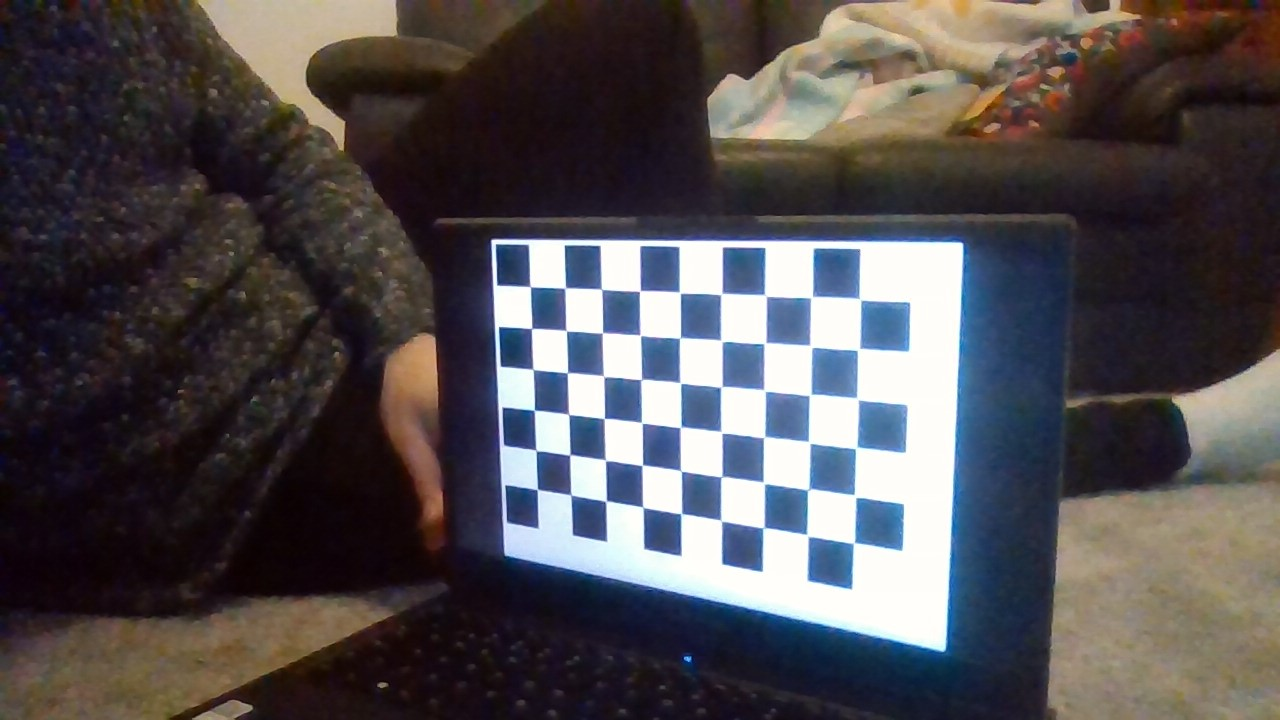
#> input picture proj2/images/checkerboard/WIN_20201210_17_10_25_Pro.jpg, 1280 x 720 px; its folder holds 4 pictures in this run
$ python augmented_posters.py
#> lines starting #> are read from the running program, lines starting #| are printed output that depends on the picture
#!/usr/bin/env python

import numpy as np
import cv2 as cv
import glob
import os


# Defining the dimensions of checkerboard
CHECKERBOARD = (6,9)
criteria = (cv.TERM_CRITERIA_EPS + cv.TERM_CRITERIA_MAX_ITER, 30, 0.001)

# Creating vector to store vectors of 3D points for each checkerboard image
objpoints = []
# Creating vector to store vectors of 2D points for each checkerboard image
imgpoints = []


# Defining the world coordinates for 3D points
objp = np.zeros((1, CHECKERBOARD[0] * CHECKERBOARD[1], 3), np.float32)
objp[0,:,:2] = np.mgrid[0:CHECKERBOARD[0], 0:CHECKERBOARD[1]].T.reshape(-1, 2)
prev_img_shape = None

# Extracting path of individual image stored in a given directory
images = glob.glob('./images/checkerboard/*.jpg')
for fname in images:
    img = cv.imread(fname)
#> img is the input picture: shape (720, 1280, 3); mean B, G, R 80.9, 78.1, 82.3
    gray = cv.cvtColor(img,cv.COLOR_BGR2GRAY)
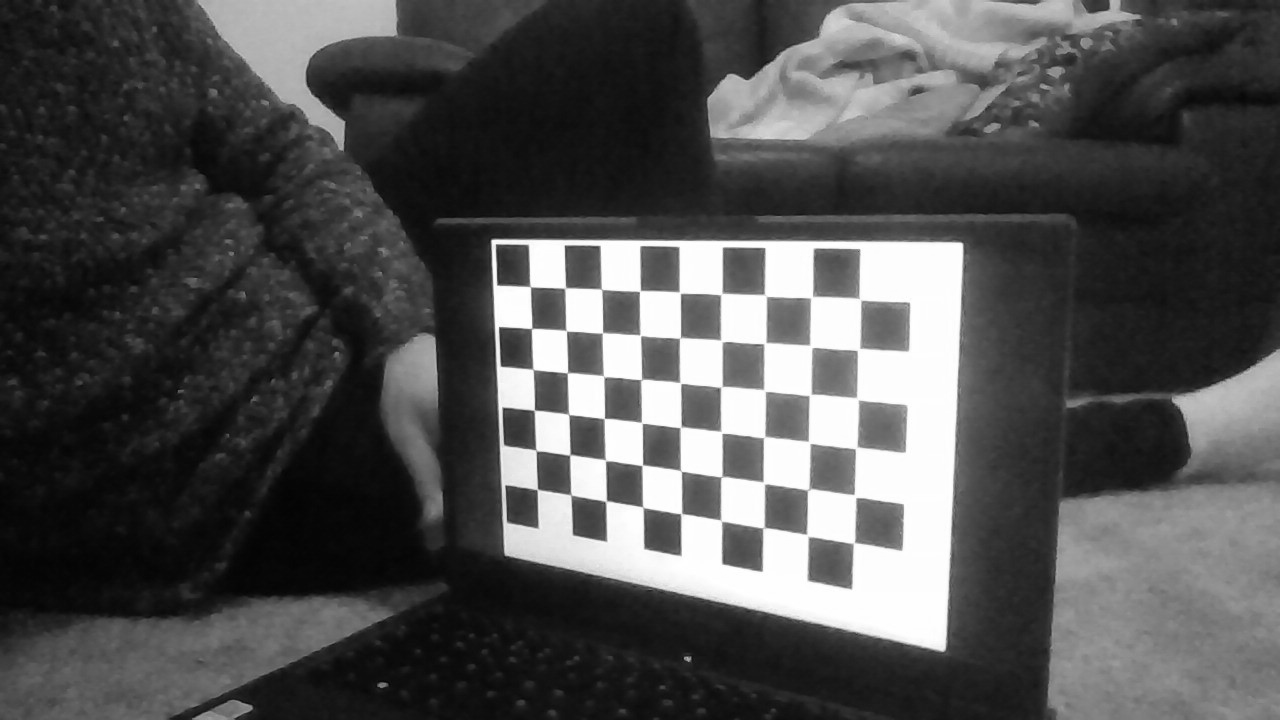
#> gray: shape (720, 1280); min 3, max 255, mean 79.7
    # Find the chess board corners
    # If desired number of corners are found in the image then ret = true
    ret, corners = cv.findChessboardCorners(gray, CHECKERBOARD, cv.CALIB_CB_ADAPTIVE_THRESH + cv.CALIB_CB_FAST_CHECK + cv.CALIB_CB_NORMALIZE_IMAGE)
#> ret = True; corners = 54 rows, first 8: [537.4, 489.3], [536.4, 450.7], [534.2, 410.1], [532.7, 369.2], [531.8, 328.4], [530.4, 286.8], [571.1, 494.9], [569.7, 454.9]

    """
    If desired number of corner are detected,
    we refine the pixel coordinates and display
    them on the images of checker board
    """
    if ret == True:
        objpoints.append(objp)
        # refining pixel coordinates for given 2d points.
        corners2 = cv.cornerSubPix(gray, corners, (11,11),(-1,-1), criteria)
#> corners2 = 54 rows, first 8: [537.3, 489.6], [536, 450.3], [534.3, 410.3], [533, 369.3], [531.5, 328.5], [530.2, 286.6], [570.8, 494.9], [569.9, 454.8]

        imgpoints.append(corners2)

        # Draw and display the corners
        img = cv.drawChessboardCorners(img, CHECKERBOARD, corners2, ret)

        vertices = np.array([
            [corners[0][0][0], corners[0][0][1]],
            [corners[0][0][0], corners[len(corners)-1][0][1]],
            [corners[len(corners)-1][0][0], corners[len(corners)-1][0][1]],
            [corners[len(corners)-1][0][0], corners[0][0][1]]
        ], np.int32)
#> vertices = [[537, 489], [537, 299], [859, 299], [859, 489]]

        # cv.rectangle(img,(int(corners[0][0][0]), int(corners[0][0][1])),(int(corners[len(corners)-1][0][0]), int(corners[len(corners)-1][0][1])),(0,255,0),3)
        cv.polylines(img,[vertices],True,(0,255,0), 3)
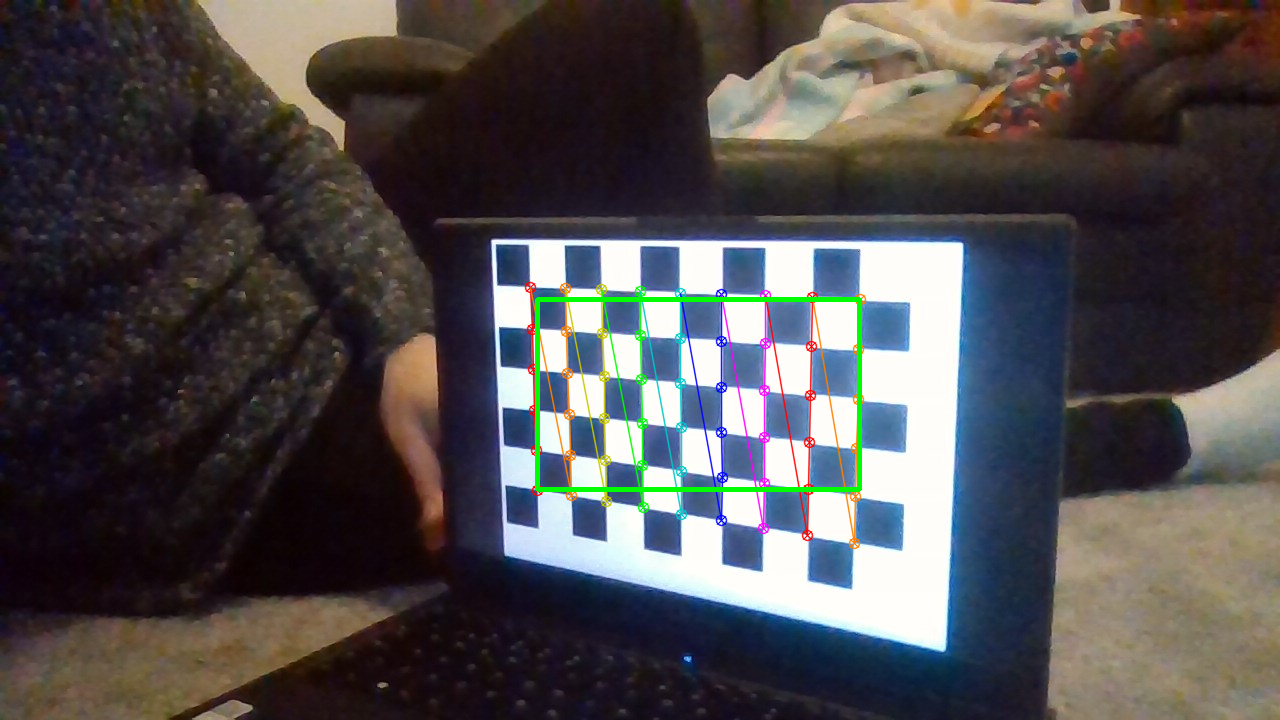
#> img: shape (720, 1280, 3); mean B, G, R 78.7, 77.7, 81.1


    cv.imshow('img',img)
    cv.waitKey(0)
#> pass 2 of the loop `for fname in images:`:
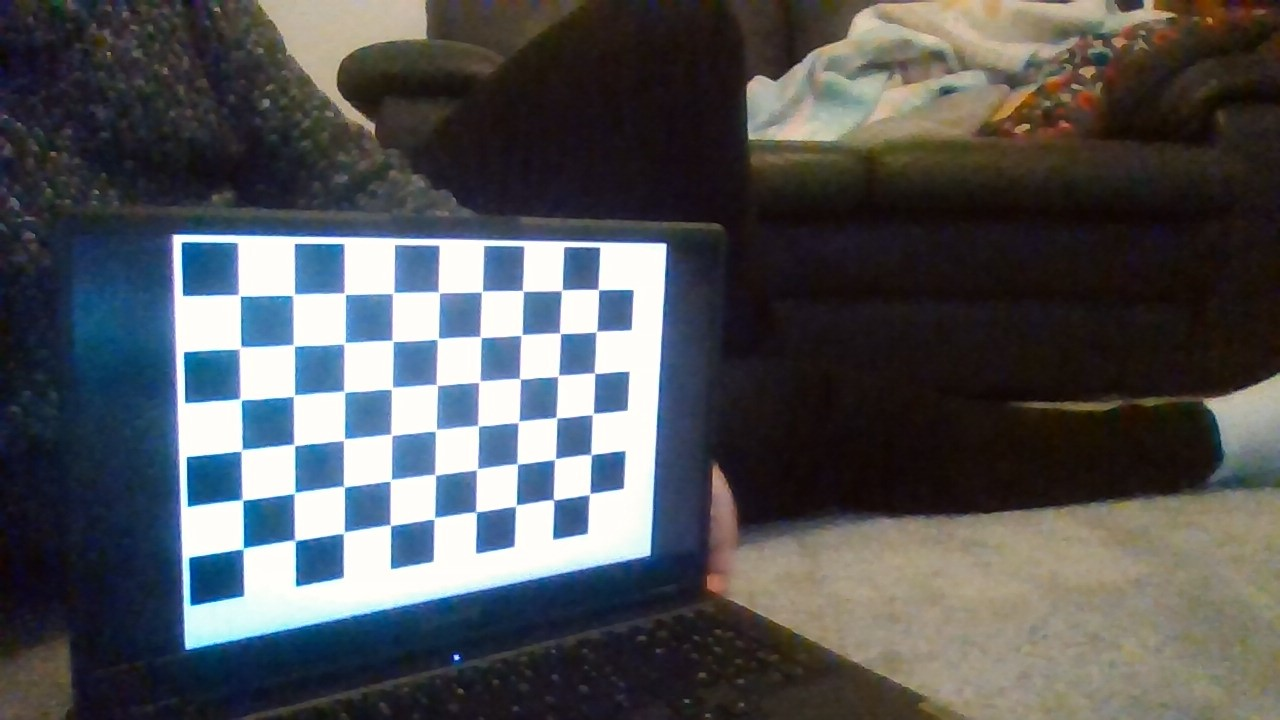
#> input picture proj2/images/checkerboard/WIN_20201210_17_10_34_Pro.jpg, 1280 x 720 px
#> img is the input picture: shape (720, 1280, 3); mean B, G, R 86.5, 83.8, 81.7
#> `gray = cv.cvtColor(img,cv.COLOR_BGR2GRAY)`:
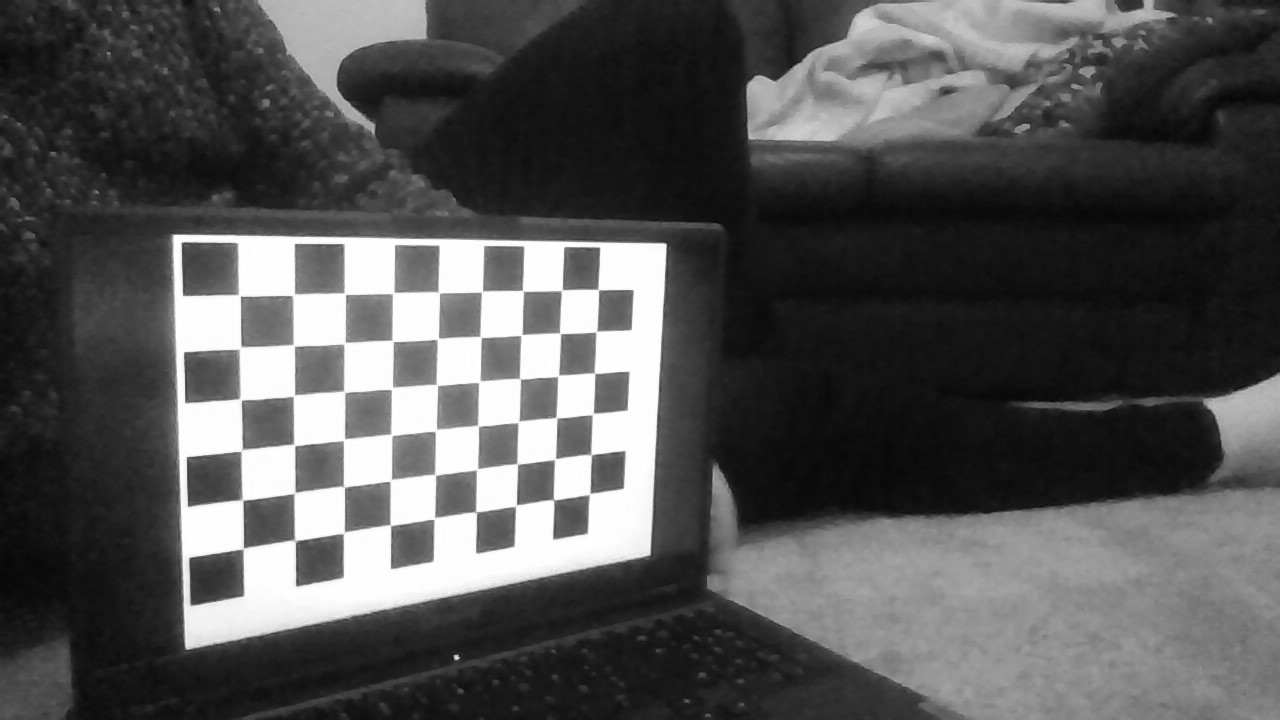
#> gray: shape (720, 1280); min 6, max 255, mean 83.5
#> corners = 54 rows, first 8: [243.6, 548], [243, 500.5], [240.6, 451.6], [239, 398.4], [238.9, 349.4], [238.5, 296.5], [295.6, 542], [295.1, 492.2]
#> corners2 = 54 rows, first 8: [243.2, 548.5], [242.5, 500], [241.7, 450.3], [240.6, 399.3], [240.4, 347.9], [239.5, 295.4], [295.1, 540.3], [294.5, 492.9]
#> vertices = [[243, 548], [243, 289], [598, 289], [598, 548]]
#> `cv.polylines(img,[vertices],True,(0,255,0), 3)`:
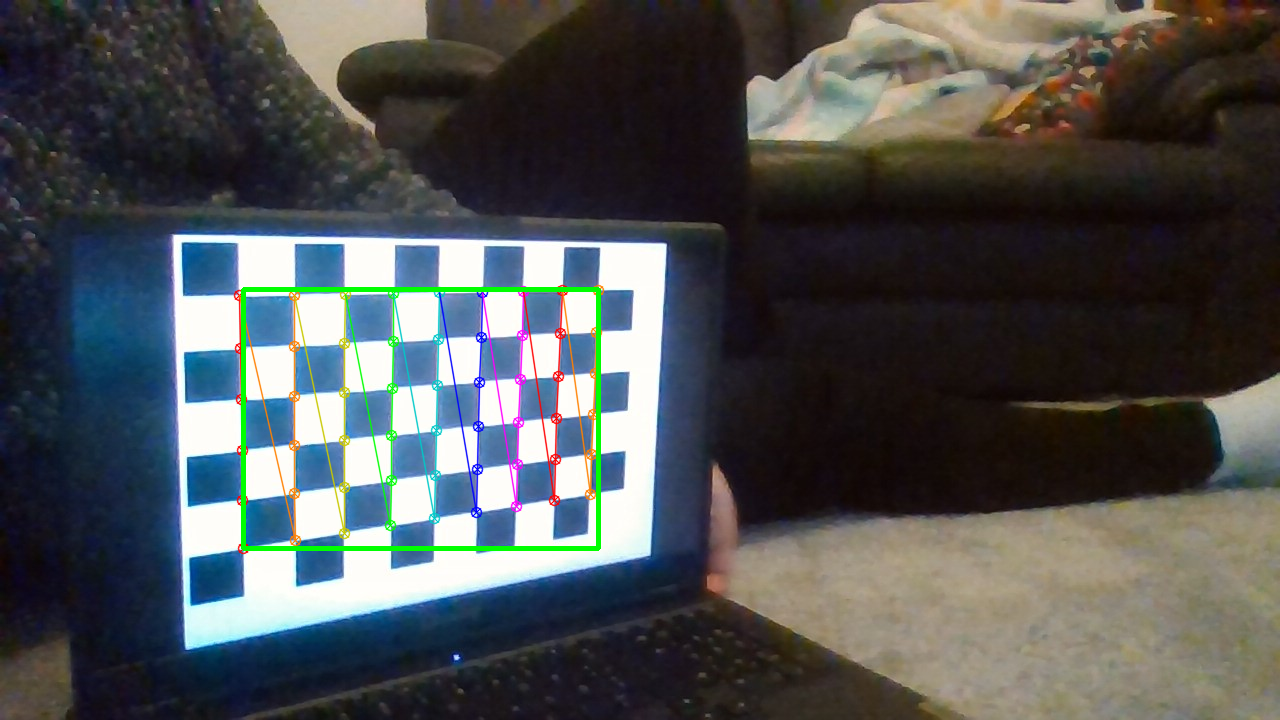
#> img: shape (720, 1280, 3); mean B, G, R 83.9, 83.3, 80.2
#> pass 3 of the loop `for fname in images:`:
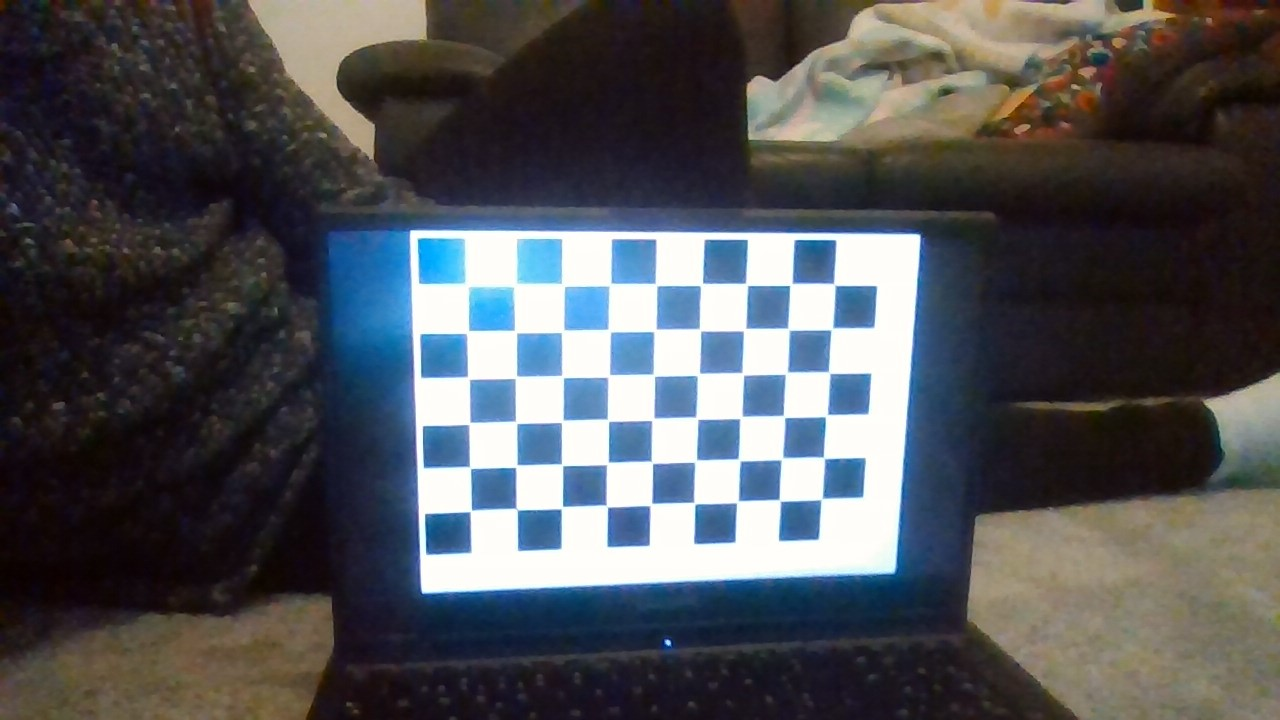
#> input picture proj2/images/checkerboard/WIN_20201210_17_10_38_Pro.jpg, 1280 x 720 px
#> img is the input picture: shape (720, 1280, 3); mean B, G, R 86.4, 82.5, 80.7
#> `gray = cv.cvtColor(img,cv.COLOR_BGR2GRAY)`:
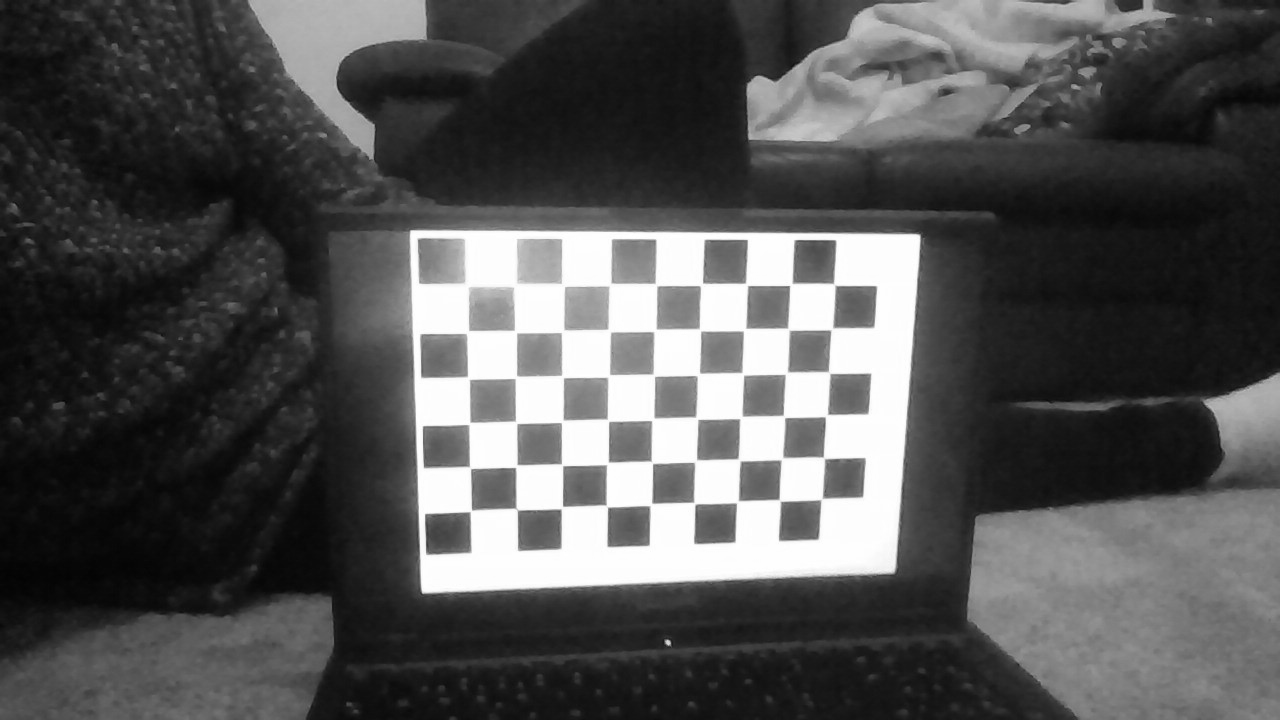
#> gray: shape (720, 1280); min 3, max 255, mean 82.4
#> corners = 54 rows, first 8: [470.5, 510.5], [470, 467], [469.8, 423], [467, 378.4], [468, 332.5], [466.5, 286.5], [515.9, 509.5], [516.5, 466]
#> corners2 = 54 rows, first 8: [470.6, 511], [470.1, 467.5], [469.3, 423.5], [468.5, 378.1], [467.4, 332.3], [466.7, 284.7], [516.7, 509.3], [516.2, 466.4]
#> vertices = [[470, 511], [470, 284], [834, 284], [834, 511]]
#> `cv.polylines(img,[vertices],True,(0,255,0), 3)`:
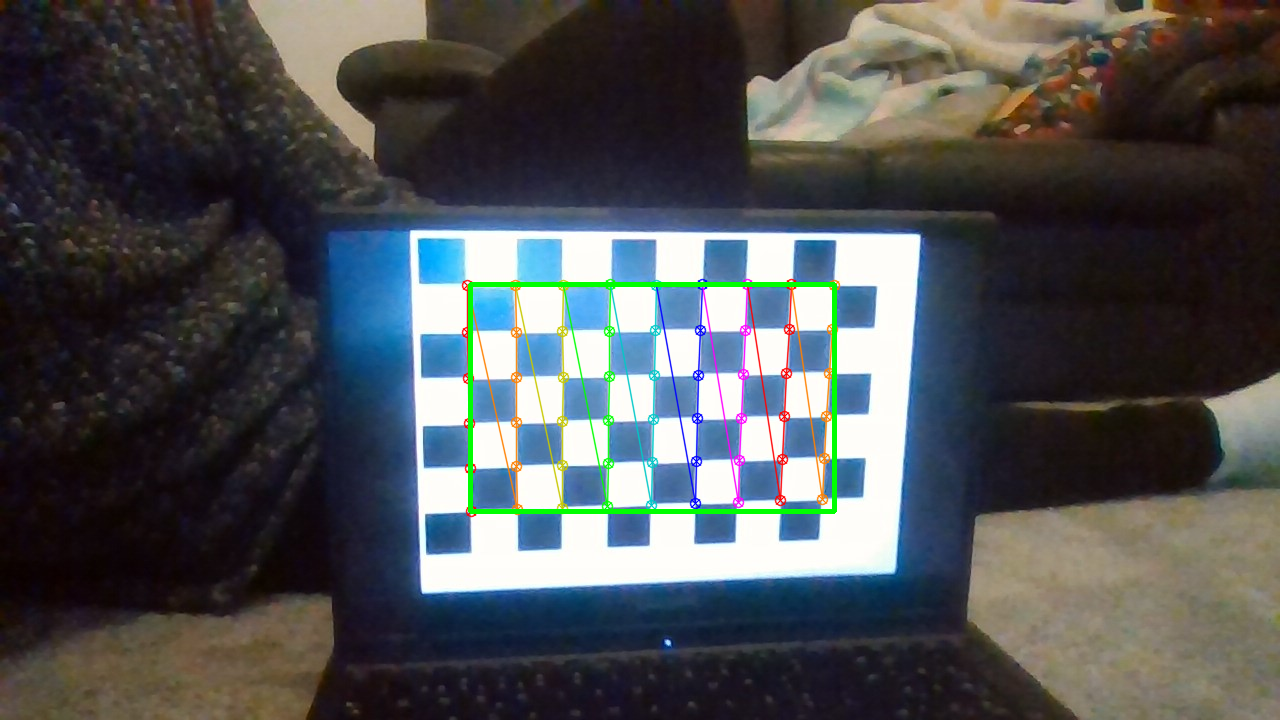
#> img: shape (720, 1280, 3); mean B, G, R 83.8, 81.9, 79.1
#> the loop made 4 passes; the first 3 are shown

cv.destroyAllWindows()

h,w = img.shape[:2]
#> h = 720; w = 1280

"""
Performing camera calibration by
passing the value of known 3D points (objpoints)
and corresponding pixel coordinates of the
detected corners (imgpoints)
"""
ret, mtx, dist, rvecs, tvecs = cv.calibrateCamera(objpoints, imgpoints, gray.shape[::-1], None, None)

print("\nCamera matrix :")
print(mtx)
print("\ndist :")
print(dist)
print("\nrvecs :")
print(rvecs[0])
print("\ntvecs :")
print(tvecs)
print("\nimgpoints :")
print(imgpoints[0][0])


'''
img = cv.imread('posters/dunkirk.jpg')
img = cv.resize(img, (int(img.shape[1]/2), int(img.shape[0]/2)))
print(img.shape)
gray = cv.cvtColor(img,cv.COLOR_BGR2GRAY)
print("before")
sift = cv.xfeatures2d.SIFT_create()
print(gray.shape)
kp, des = sift.detectAndCompute(gray,None)
print("after")
gray = cv.drawKeypoints(gray,kp,img,flags=cv.DRAW_MATCHES_FLAGS_DRAW_RICH_KEYPOINTS)
print("afterr")
cv.imwrite('sift_keypoints.jpg', gray)
'''

cv.namedWindow("camera")
#> (the run stopped early here; a loop or call above may not have finished)
